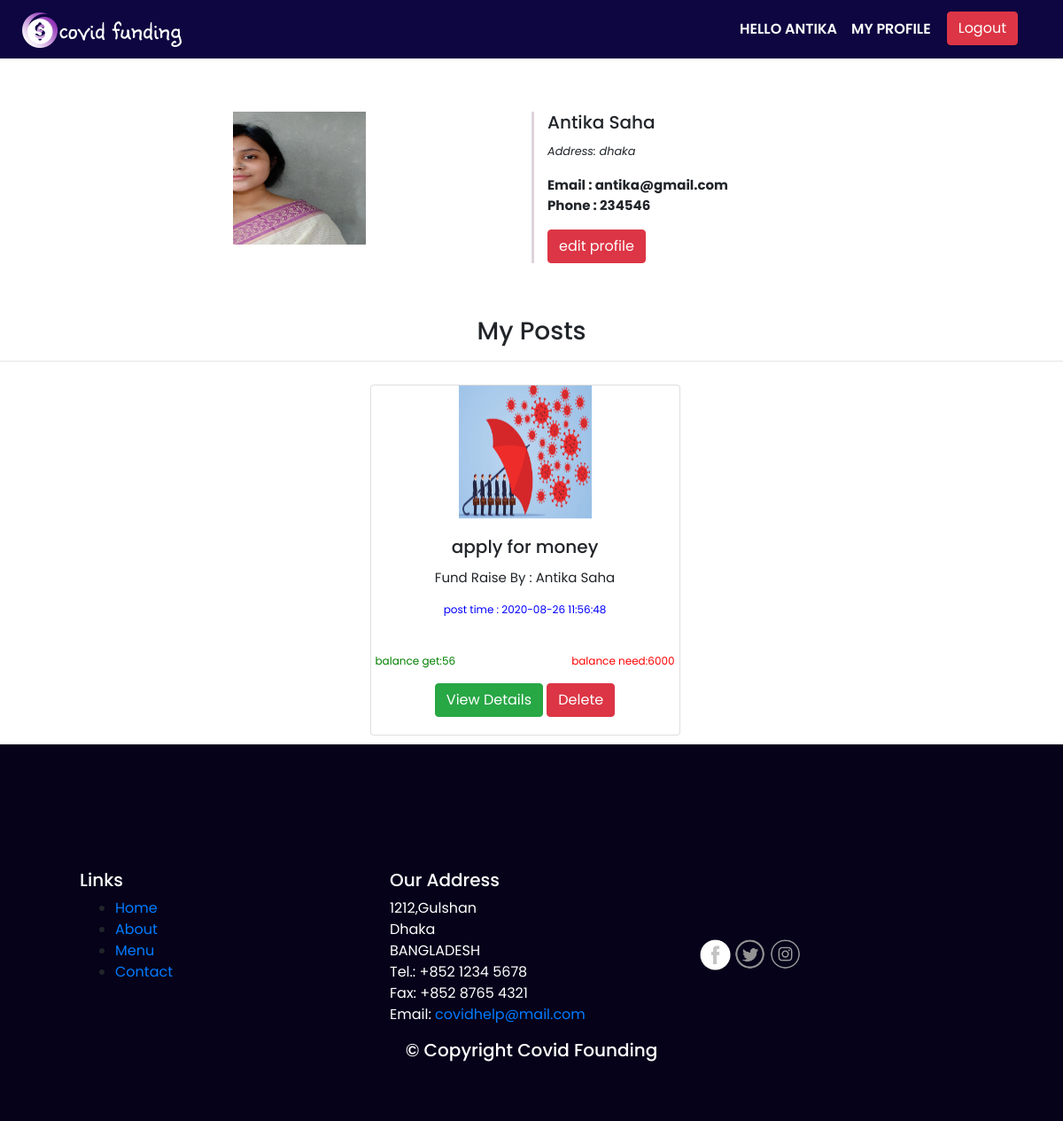
The page /users/user_profile.php (signed in) on the database its author committed.
### tables this page shows
CREATE TABLE `users` (
  `user_id` int(11) NOT NULL,
  `firstname` varchar(20) NOT NULL,
  `lastname` varchar(20) NOT NULL,
  `email` varchar(55) NOT NULL,
  `address` varchar(55) NOT NULL,
  `contact` varchar(20) NOT NULL,
  `password` varchar(20) NOT NULL,
  `photo` varchar(500) NOT NULL
);

CREATE TABLE `posts` (
  `post_id` int(11) NOT NULL,
  `post_title` varchar(500) NOT NULL,
  `post_amount` varchar(50) NOT NULL,
  `post_details` varchar(1200) NOT NULL,
  `post_pic1` varchar(500) NOT NULL,
  `post_pic2` varchar(500) NOT NULL,
  `user_id` int(11) NOT NULL,
  `user_name` varchar(55) NOT NULL,
  `post_date` varchar(100) NOT NULL,
  `getamount` double NOT NULL
);

### users/user_profile.php (the view, shortened to what this page needs)
<!DOCTYPE html>
<html lang="en">
<head>
    <link rel="stylesheet" href="../assets/css/bootstrap.min.css">
    <link rel="stylesheet" href="../assets/css/style.css">
</head>
<body>
    <header class="header-menu">
      <nav class="navbar navbar-expand-lg navbar-light sticky">
      <img src="../assets/images/xxx.png">
          <div class="collapse navbar-collapse" id="navbarSupportedContent">
            <ul class="navbar-nav">
              <li class="nav-item">
                <a class="nav-link" href="#home">Hello <?php
                include("../config/dbconn.php");
                $query=mysqli_query($dbconn,"select * from users where user_id='".$_SESSION['user_id']."'");
                $row=mysqli_fetch_array($query);
                $fname=$row['firstname'];
                $lname=$row['lastname'];
                $email=$row['email'];
                $address=$row['address'];
                $contact=$row['contact'];
                $name=$fname.' '.$lname;
                echo ''.$row['firstname'].'';
                ?> </a>
              </li>
              <li class="nav-item">
              <a  class="nav-link" href="user_profile.php">My Profile</a>
              </li>
              <li class="nav-item">
                  <a class="btn btn-danger button" href="logout.php">Logout</a>
                </li>
            </ul>
          </div>
        </nav>
    </header>
<section class="profile-area">
    <div class="container">
        <div class="row">
          <div class="col-md-6 img">
          <?php if($row['photo'] != ""): ?>
            <img src="../uploads/<?php echo $row['photo']; ?>" width="150px" height="150px" aling="center">
            <?php else: ?>
            <img src="../uploads/default.jpg" width="300px" height="200px" aling="center">
            <?php endif; ?>
          </div>
          <div class="col-md-6 details">
            <blockquote>
              <h5><?php echo $name ?></h5>
              <small><cite title="Source Title">Address: <?php echo $address ?> <i class="icon-map-marker"></i></cite></small>
            </blockquote>
            <p>
              Email : <?php echo $email ?><br>
             Phone : <?php echo $contact ?> <br>
            </p>
            <a class="btn btn-danger button" href="user_edit_profile.php">edit profile</a>
          </div>
        </div>
      </div>
    </section>
        <center>
            <h3>My Posts</h3><hr>
            <div class="row justify-content-center">
            <div>
             <div class="row mr-auto cardrow" aling="center">
             <?php
 $query = "SELECT * FROM posts Where user_id='".$_SESSION['user_id']."' ORDER BY post_id ASC";
 $result = mysqli_query($dbconn,$query);
 while($res = mysqli_fetch_array($result)) {
     $name = $res['user_name'];
     $date=$res['post_date'];
     $tamount=$res['post_amount'];
     $amountget= $res['getamount'];
?>
               <div class="card" style="width:350px">
               <center>
               <?php if($res['post_pic1'] != ""): ?>
         <img src="../uploads/<?php echo $res['post_pic1']; ?>" width="150px" height="150px" aling="center">
         <?php else: ?>
         <img src="../uploads/default.jpg" width="300px" height="200px" aling="center">
         <?php endif; ?></center>
                 <div class="card-body">
                   <h5 class="card-title"><?php echo $res['post_title'];?></h5>
                   <p class="card-text " style="font-size:15px">Fund Raise By : <?php echo $name ?> </p>
                   <p class="card-text" style="font-size:12px; color:blue;">post time : <?php echo $date ?> </p>
                   <br>
                   <div class="row justify-content-center">
                   <p style="font-size:12px; color:green;">balance get:<?php echo $amountget ?></p>
                   <p class="ml-auto" style="font-size:12px; color:red; ">balance need:<?php echo $tamount ?></p>
         </div>
                   <a href="user_post_details.php?post_id=<?php echo $res['post_id'];?>" class="btn btn-success">View Details</a>
                   <a href="post_delete.php?post_id=<?php echo $res['post_id'];?>" class="btn btn-danger">Delete</a>
                 </div>
               </div>
 <?php } ?>
                    </div>
                </center>
    <?php include('../footer.php');  ?>
</body>
</html>

### assets/css/style.css (style rules this page uses)
* { font-family: 'Poppins',sans-serif; }
.navbar { background-color: #0D0640; }
.navbar-nav .nav-item .nav-link { color: white; }
.nav-item .button { margin-left: 10px; }
.header-menu .navbar-nav { padding: 5px 35px; }
.header-menu .nav-link { text-transform: uppercase; font-weight: 600; }
.cardrow { justify-content: center; }
.card { margin: 10px; }

### users/user_profile.php (style rules this page uses)
.container { padding:5%; }
.container .img { text-align:center; }
.container .details { border-left:3px solid #ded4da; }
.container .details p { font-size:15px; font-weight:bold; }

### rows shown on the page
users: firstname "ANTIKA", photo (picture), name "Antika Saha", address "dhaka", email "antika@gmail.com", contact "234546"
posts: post_pic1 (picture), post_title "apply for money", user_name "Antika Saha", post_date "2020-08-26 11:56:48", getamount "56", post_amount "6000"
